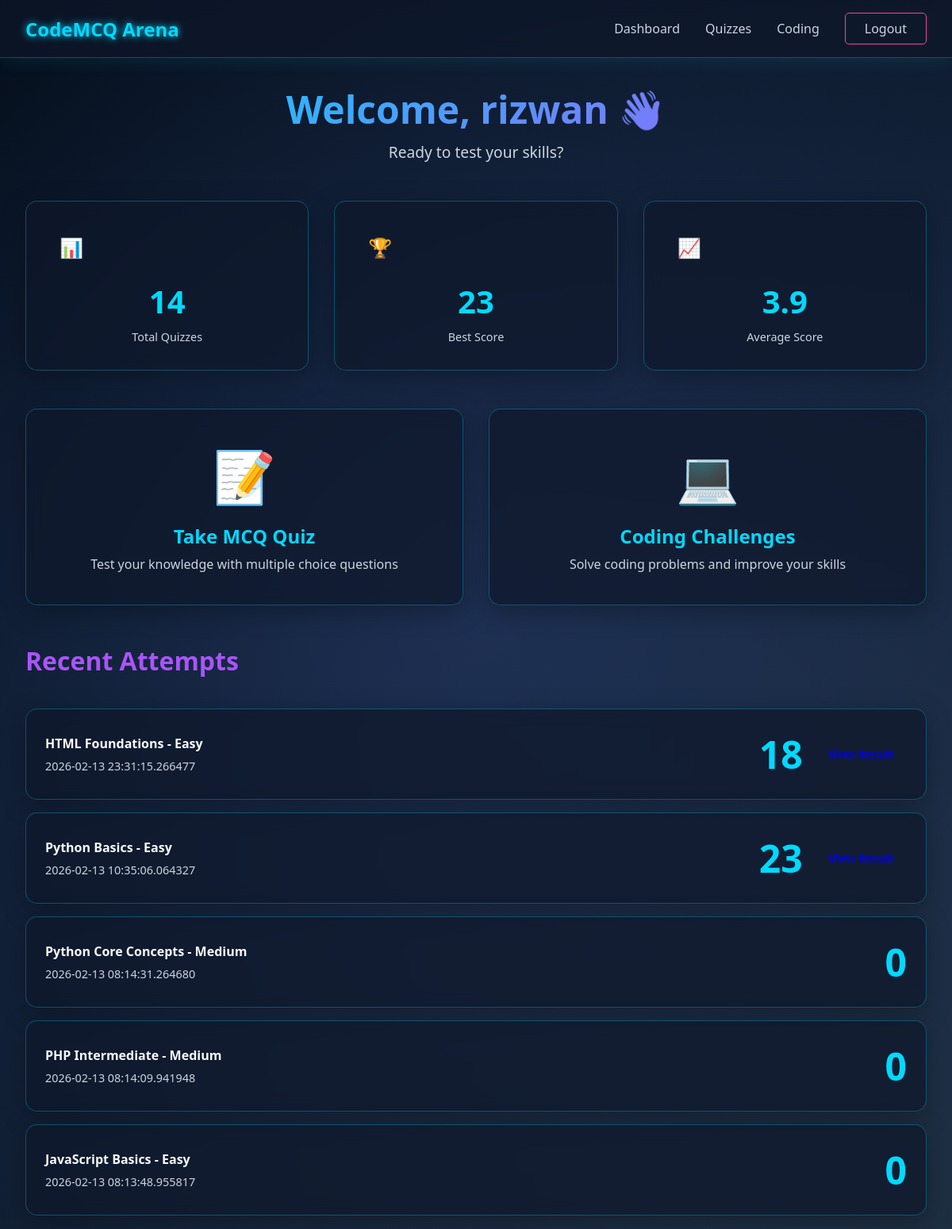
/dashboard (signed in), run on the app's committed database.
### tables this page shows
CREATE TABLE attempts (
        id INTEGER PRIMARY KEY AUTOINCREMENT,
        user_id INTEGER NOT NULL,
        quiz_id TEXT NOT NULL,
        score INTEGER DEFAULT 0,
        started_at TIMESTAMP DEFAULT CURRENT_TIMESTAMP,
        completed_at TIMESTAMP,
        total_correct INTEGER DEFAULT 0,
        total_wrong INTEGER DEFAULT 0,
        total_unanswered INTEGER DEFAULT 0,
        FOREIGN KEY (user_id) REFERENCES users (id)
    );

### app.py (the view)
    def decorated_function(*args, **kwargs):
        if 'user_id' not in session:
            flash('Please login to access this page.', 'error')
            return redirect(url_for('login'))
        return f(*args, **kwargs)

### app.py (called while the page is built)
@app.context_processor
def inject_language_labels():
    return {
        'language_labels': LANGUAGE_LABELS,
        'get_language_label': get_language_label
    }

def get_db():
    conn = sqlite3.connect(app.config['DATABASE'])
    conn.row_factory = sqlite3.Row
    return conn

def require_login(f):
    def decorated_function(*args, **kwargs):
        if 'user_id' not in session:
            flash('Please login to access this page.', 'error')
            return redirect(url_for('login'))
        return f(*args, **kwargs)
    decorated_function.__name__ = f.__name__
    return decorated_function

### data_loader.py (called while the page is built)
def normalise(value: str) -> str:
    return value.strip().lower()

def get_mcq_file_path(language: str, level: str) -> str:
    lang = normalise(language)
    lvl = normalise(level)
    return os.path.join(MCQ_DIR, lang, f'{lvl}.json')

def _load_json_file(path: str) -> Optional[Dict]:
    try:
        with open(path, 'r', encoding='utf-8') as f:
            return json.load(f)
    except (FileNotFoundError, json.JSONDecodeError):
        return None

def load_quiz(language: str, level: str) -> Optional[Dict]:
    file_path = get_mcq_file_path(language, level)
    return _load_json_file(file_path)

def load_quiz_catalog() -> List[Dict]:
    catalog = []
    for language in LANGUAGES:
        for level in LEVELS:
            quiz = load_quiz(language, level)
            if quiz:
                catalog.append({
                    'id': quiz.get('quiz_id') or f'{language}_{level}',
                    'language': language,
                    'level': level,
                    'title': quiz.get('title', f'{language.title()} {level.title()} Quiz'),
                    'description': quiz.get('description', ''),
                    'duration_minutes': quiz.get('duration_minutes', 15),
                    'difficulty': quiz.get('difficulty', level),
                    'questions_count': len(quiz.get('questions', []))
                })
    return catalog

### templates/dashboard.html (shortened to what this page needs)
{% extends "base.html" %}
{% block content %}
<div class="dashboard-container">
    <div class="dashboard-header">
        <h1 class="dashboard-title">Welcome, {{ user_name }} 👋</h1>
        <p class="dashboard-subtitle">Ready to test your skills?</p>
    </div>
    <div class="stats-grid">
        <div class="stat-card glass-card">
            <div class="stat-icon">📊</div>
            <div class="stat-value">{{ stats.total_attempts or 0 }}</div>
            <div class="stat-label">Total Quizzes</div>
        </div>
        <div class="stat-card glass-card">
            <div class="stat-icon">🏆</div>
            <div class="stat-value">{{ stats.best_score or 0 }}</div>
            <div class="stat-label">Best Score</div>
        </div>
        <div class="stat-card glass-card">
            <div class="stat-icon">📈</div>
            <div class="stat-value">{{ "%.1f"|format(stats.avg_score or 0) }}</div>
            <div class="stat-label">Average Score</div>
        </div>
    </div>
    <div class="action-cards">
        <a href="{{ url_for('quiz_select') }}" class="action-card glass-card card-hover">
            <div class="action-icon">📝</div>
            <h3>Take MCQ Quiz</h3>
            <p>Test your knowledge with multiple choice questions</p>
        </a>
        <a href="{{ url_for('coding_list') }}" class="action-card glass-card card-hover">
            <div class="action-icon">💻</div>
            <h3>Coding Challenges</h3>
            <p>Solve coding problems and improve your skills</p>
        </a>
    </div>
    {% if recent_attempts %}
    <div class="recent-section">
        <h2 class="section-title">Recent Attempts</h2>
        <div class="recent-list">
            {% for attempt in recent_attempts %}
            <div class="recent-item glass-card">
                <div class="recent-info">
                    <h4>{{ attempt.quiz_title }}</h4>
                    <p class="recent-date">{{ attempt.completed_at or attempt.started_at }}</p>
                </div>
                <div class="recent-score">
                    <span class="score-value">{{ attempt.score }}</span>
                    {% if attempt.completed_at %}
                    <a href="{{ url_for('result', attempt_id=attempt.id) }}" class="btn btn-small">View Result</a>
                    {% endif %}
                </div>
            </div>
            {% endfor %}
        </div>
    </div>
    {% endif %}
</div>
{% endblock %}

### static/css/style.css (style rules this page uses)
:root { --bg-primary: #030712; --bg-secondary: #0f172a; --bg-glass: rgba(15, 23, 42, 0.7); --neon-blue: #00d9ff; --neon-purple: #a855f7; --neon-pink: #ec4899; --text-primary: #f8fafc; --text-secondary: #cbd5e1; --border-glow: rgba(0, 217, 255, 0.3); --success: #10b981; --error: #ef4444; --warning: #f59e0b; }
* { margin: 0; padding: 0; box-sizing: border-box; }
body { font-family: 'Segoe UI', Tahoma, Geneva, Verdana, sans-serif; background: var(--bg-primary); color: var(--text-primary); min-height: 100vh; overflow-x: hidden; position: relative; }
.glass-card { background: var(--bg-glass); backdrop-filter: blur(10px); border: 1px solid var(--border-glow); border-radius: 15px; padding: 2rem; box-shadow: 0 8px 32px rgba(0, 0, 0, 0.3); transition: all 0.3s ease; }
.btn { padding: 0.75rem 2rem; border: none; border-radius: 8px; font-size: 1rem; font-weight: 600; cursor: pointer; text-decoration: none; display: inline-block; transition: all 0.3s ease; position: relative; overflow: hidden; }
.btn-small { padding: 0.5rem 1rem; font-size: 0.9rem; }
.dashboard-container { max-width: 1400px; margin: 0 auto; }
.dashboard-header { text-align: center; margin-bottom: 3rem; animation: fadeInUp 0.5s ease; }
.dashboard-title { font-size: 3rem; margin-bottom: 0.5rem; background: linear-gradient(135deg, var(--neon-blue), var(--neon-purple)); -webkit-background-clip: text; -webkit-text-fill-color: transparent; background-clip: text; }
.dashboard-subtitle { font-size: 1.2rem; color: var(--text-secondary); }
.stats-grid { display: grid; grid-template-columns: repeat(auto-fit, minmax(250px, 1fr)); gap: 2rem; margin-bottom: 3rem; }
.stat-card { text-align: center; padding: 2rem; animation: fadeInUp 0.5s ease; animation-fill-mode: both; }
.stat-card:nth-child(1) { animation-delay: 0.1s; }
.stat-card:nth-child(2) { animation-delay: 0.2s; }
.stat-card:nth-child(3) { animation-delay: 0.3s; }
.stat-icon { font-size: 3rem; margin-bottom: 1rem; }
.stat-value { font-size: 2.5rem; font-weight: bold; color: var(--neon-blue); margin-bottom: 0.5rem; }
.stat-label { color: var(--text-secondary); font-size: 1rem; }
.action-cards { display: grid; grid-template-columns: repeat(auto-fit, minmax(300px, 1fr)); gap: 2rem; margin-bottom: 3rem; }
.action-card { text-align: center; padding: 2.5rem; text-decoration: none; color: inherit; display: block; }
.action-icon { font-size: 4rem; margin-bottom: 1rem; }
.action-card h3 { font-size: 1.5rem; margin-bottom: 0.5rem; color: var(--neon-blue); }
.action-card p { color: var(--text-secondary); }
.recent-section { margin-top: 3rem; }
.section-title { font-size: 2rem; margin-bottom: 1.5rem; color: var(--neon-purple); }
.recent-list { display: flex; flex-direction: column; gap: 1rem; }
.recent-item { display: flex; justify-content: space-between; align-items: center; padding: 1.5rem; }
.recent-info h4 { margin-bottom: 0.5rem; color: var(--text-primary); }
.recent-date { color: var(--text-secondary); font-size: 0.9rem; }
.recent-score { display: flex; align-items: center; gap: 1rem; }
.score-value { font-size: 1.5rem; font-weight: bold; color: var(--neon-blue); }
.score-value { font-size: 3rem; font-weight: bold; color: var(--neon-blue); }
.stat-icon { width: 50px; height: 50px; border-radius: 50%; display: flex; align-items: center; justify-content: center; font-size: 1.5rem; font-weight: bold; }
.stat-label { color: var(--text-secondary); font-size: 0.9rem; }

### data on the page
attempts: quiz_title "HTML Foundations - Easy", completed_at "2026-02-13 23:31:15.266477", score "18"
attempts: quiz_title "Python Basics - Easy", completed_at "2026-02-13 10:35:06.064327", score "23"
attempts: quiz_title "Python Core Concepts - Medium", started_at "2026-02-13 08:14:31.264680", score "0"
attempts: quiz_title "PHP Intermediate - Medium", started_at "2026-02-13 08:14:09.941948", score "0"
attempts: quiz_title "JavaScript Basics - Easy", started_at "2026-02-13 08:13:48.955817", score "0"

### other printed values
{{ user_name }} "rizwan"
{{ stats.total_attempts or 0 }} "14"
{{ stats.best_score or 0 }} "23"
{{ "%.1f"|format(stats.avg_score or 0) }} "3.9"
